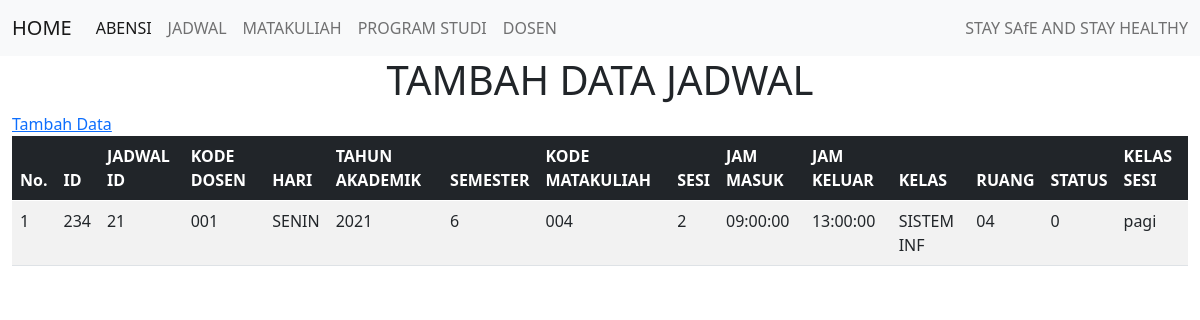
The page /jadwal.php on the database its author committed.
### tables this page shows
CREATE TABLE `tbljadwal` (
  `id` int(11) NOT NULL,
  `jadwalid` int(4) DEFAULT NULL,
  `kodedosen` varchar(13) DEFAULT NULL,
  `hari` varchar(10) DEFAULT NULL,
  `thnakademik` varchar(10) DEFAULT NULL,
  `semester` varchar(5) DEFAULT NULL,
  `kodemk` varchar(15) DEFAULT NULL,
  `sesi` char(1) DEFAULT NULL,
  `jammasuk` time DEFAULT NULL,
  `jamkeluar` time DEFAULT NULL,
  `kelas` varchar(10) DEFAULT NULL,
  `ruang` varchar(10) DEFAULT NULL,
  `status` int(10) DEFAULT NULL,
  `kelassesi` varchar(10) DEFAULT NULL
);

### koneksi.php (called while the page is built)
<?php
    class Connection {
        public function get_connection(){
            $host       = "localhost";
            $database   = "absensi";
            $username   = "root";
            $password   = "";
            $connect = new mysqli($host, $username, $password, $database);
            return $connect;
        }
    }
?>

### model.php (called while the page is built, shortened)
<?php
    include 'koneksi.php';
    class Model extends Connection{
        public function __construct(){
            $this->conn = $this->get_connection();
        }
       public function tampil_jadwal(){
            $sql = "SELECT * FROM tbljadwal";
            $bind = $this->conn->query($sql);
            while ($obj = $bind->fetch_object()) {
                $baris[] = $obj;
            }
            if (!empty($baris)) {
                return $baris;
            }
        }
    }
?>

### jadwal.php (the view, shortened to what this page needs)
<?php
include 'model.php';
$model = new Model();
$index = 1;
?>
<!DOCTYPE html>
<html lang="en">
<head>
    <link href="https://cdn.jsdelivr.net/npm/bootstrap@5.0.0-beta3/dist/css/bootstrap.min.css" rel="stylesheet">
</head>
<body>
    <?php
    include 'navbar.php';
    ?>
    <div class="container-fluid">
        <h1 align="center">TAMBAH DATA JADWAL</h1>
        <a href="insert_jadwal.php"> Tambah Data</a><br>
        <table class="table table-striped">
            <thead class="table-dark">
                <tr>
                    <th>No.</th>
                    <th>ID</th>
                    <th>JADWAL ID</th>
                    <th>KODE DOSEN</th>
                    <th>HARI</th>
                    <th>TAHUN AKADEMIK</th>
                    <th>SEMESTER</th>
                    <th>KODE MATAKULIAH</th>
                    <th>SESI</th>
                    <th>JAM MASUK</th>
                    <th>JAM KELUAR</th>
                    <th>KELAS</th>
                    <th>RUANG</th>
                    <th>STATUS</th>
                    <th>KELAS SESI</th>
                </tr>
            </thead>
            <tbody>
                <?php
                $result = $model->tampil_jadwal();
                if (!empty($result)) {
                    foreach ($result as $data) : ?>
                        <tr>
                            <td><?= $index++ ?></td>
                            <td><?= $data->id ?></td>
                            <td><?= $data->jadwalid ?></td>
                            <td><?= $data->kodedosen ?></td>
                            <td><?= $data->hari ?></td>
                            <td><?= $data->thnakademik ?></td>
                            <td><?= $data->semester ?></td>
                            <td><?= $data->kodemk ?></td>
                            <td><?= $data->sesi ?></td>
                            <td><?= $data->jammasuk ?></td>
                            <td><?= $data->jamkeluar ?></td>
                            <td><?= $data->kelas ?></td>
                            <td><?= $data->ruang ?></td>
                            <td><?= $data->status ?></td>
                            <td><?= $data->kelassesi ?></td>
                        </tr>
                    <?php endforeach;
                } ?>
            </tbody>
        </table>
    </div>
</body>
</html>

### rows shown on the page
tbljadwal: id "234", jadwalid "21", kodedosen "001", hari "SENIN", thnakademik "2021", semester "6", kodemk "004", sesi "2", jammasuk "09:00:00", jamkeluar "13:00:00", kelas "SISTEM INF", ruang "04", status "0", kelassesi "pagi"
